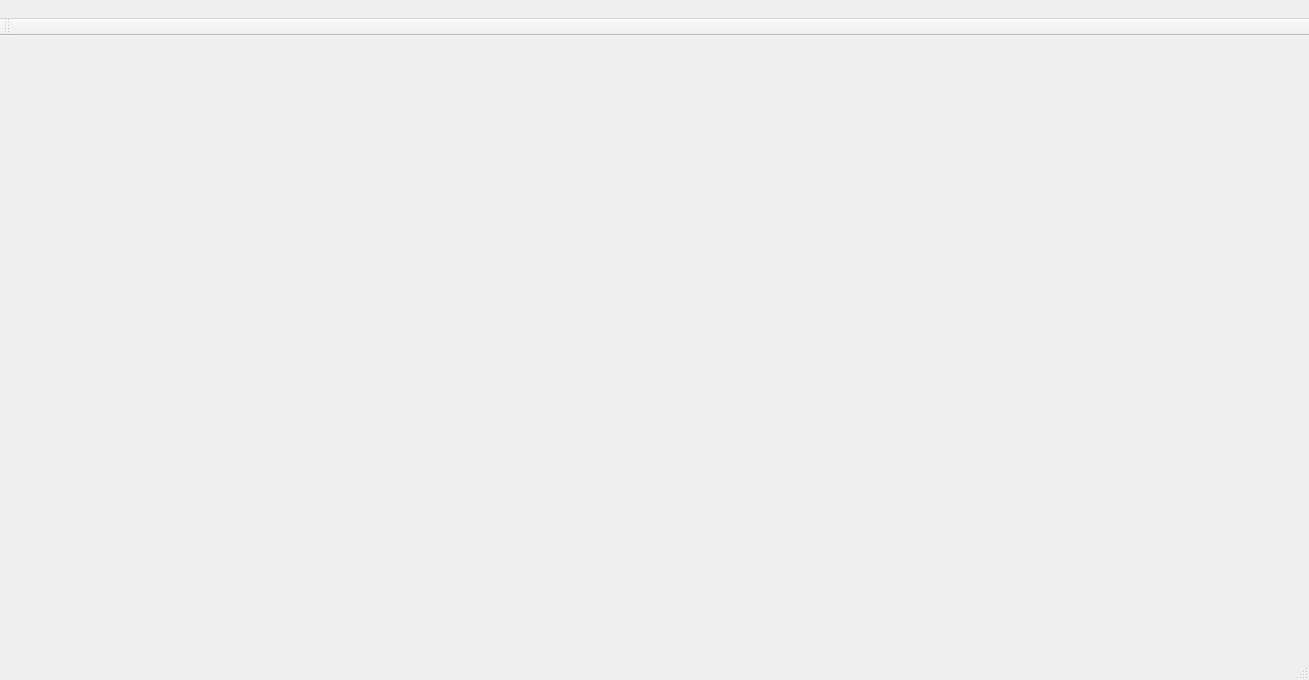
<?xml version="1.0" encoding="UTF-8"?>
<ui version="4.0">
 <class>MainWindow</class>
 <widget class="QMainWindow" name="MainWindow">
  <property name="geometry">
   <rect>
    <x>0</x>
    <y>0</y>
    <width>1309</width>
    <height>680</height>
   </rect>
  </property>
  <property name="windowTitle">
   <string>MainWindow</string>
  </property>
  <widget class="QWidget" name="centralWidget"/>
  <widget class="QMenuBar" name="menuBar">
   <property name="geometry">
    <rect>
     <x>0</x>
     <y>0</y>
     <width>1309</width>
     <height>22</height>
    </rect>
   </property>
   <widget class="QMenu" name="menuzigbee">
    <property name="title">
     <string>       </string>
    </property>
    <addaction name="separator"/>
   </widget>
   <addaction name="menuzigbee"/>
  </widget>
  <widget class="QToolBar" name="mainToolBar">
   <attribute name="toolBarArea">
    <enum>TopToolBarArea</enum>
   </attribute>
   <attribute name="toolBarBreak">
    <bool>false</bool>
   </attribute>
  </widget>
  <widget class="QStatusBar" name="statusBar"/>
 </widget>
 <layoutdefault spacing="6" margin="11"/>
 <resources/>
 <connections/>
</ui>
